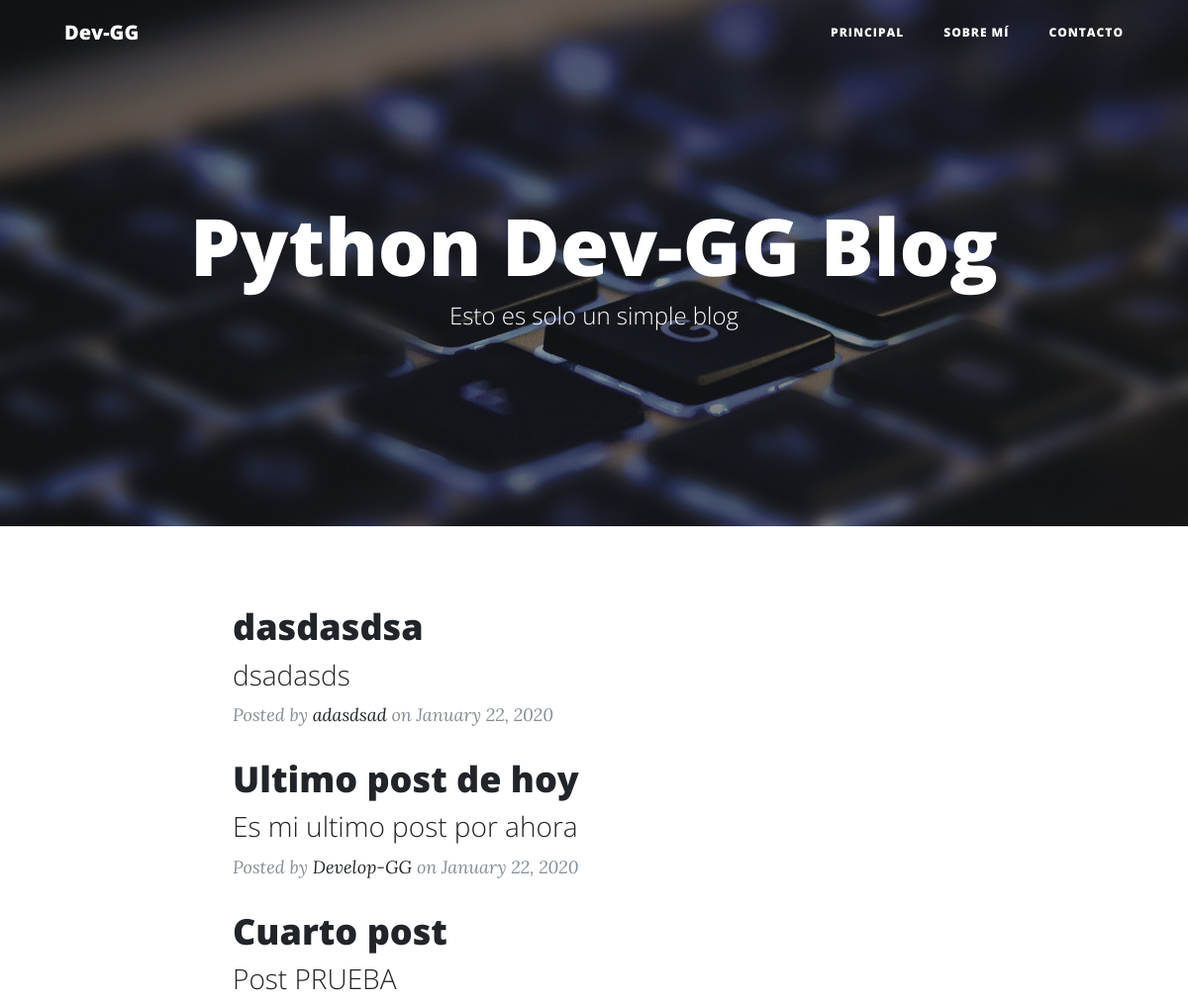
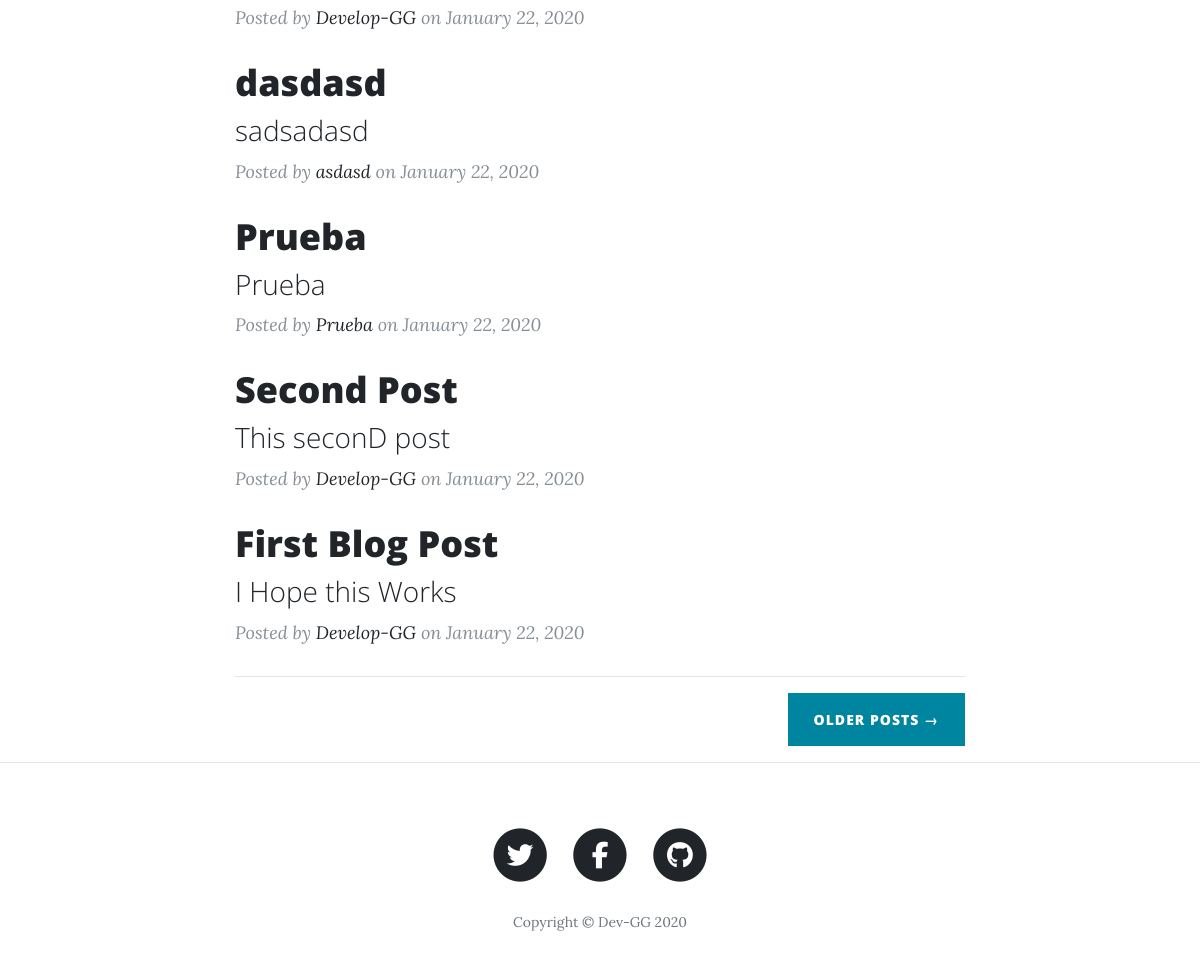
Before: / with the older database file (2 pictures, top to bottom).
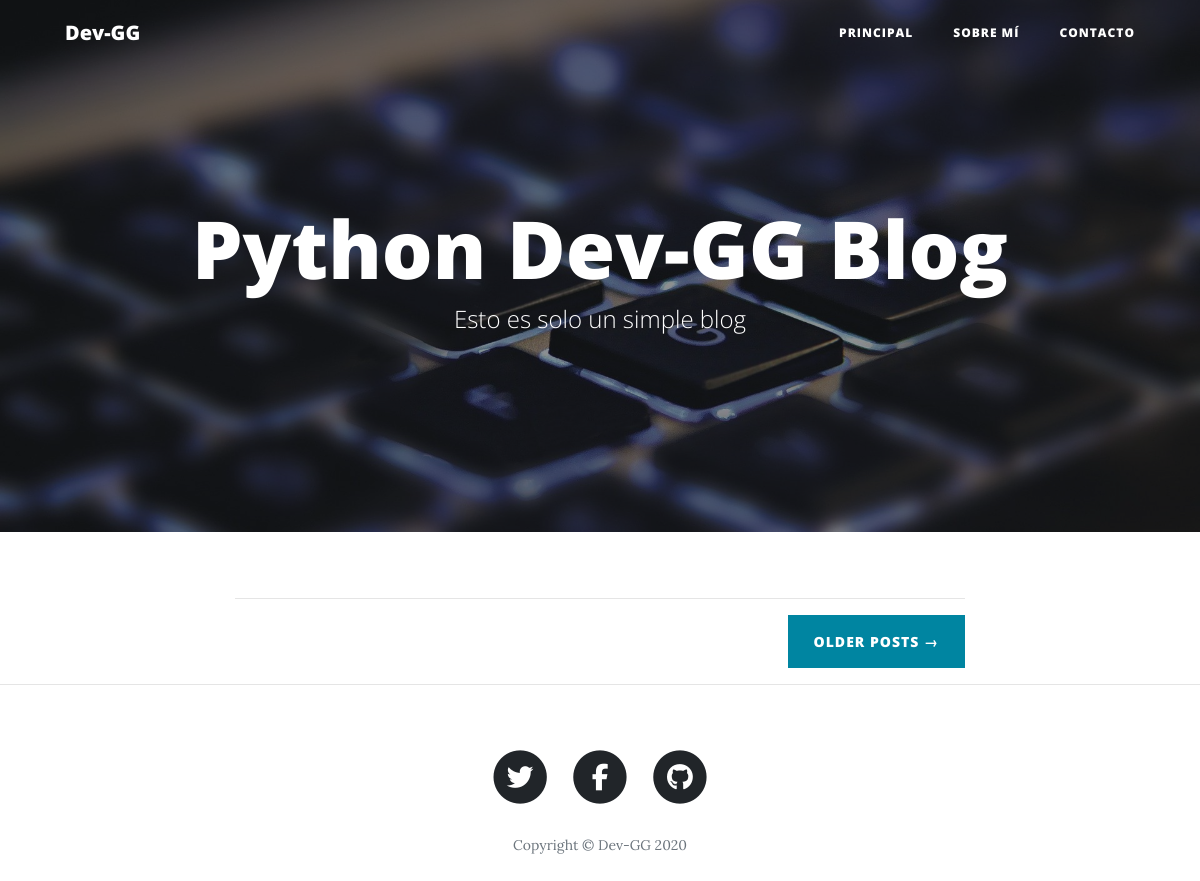
After: the same page with the newer database file.
### app.py (models this page shows)
class Post(db.Model):
    id=db.Column(db.Integer,primary_key=True)
    title=db.Column(db.String(50))
    subtitle=db.Column(db.String(50))
    author=db.Column(db.String(20))
    date_posted=db.Column(db.DateTime)
    content=db.Column(db.Text)

### app.py (the view)
@app.route("/")
def index():
    posts=Post.query.order_by(Post.date_posted.desc()).all()
    return render_template('index.html' , posts=posts)

### templates/index.html (shortened to what this page needs)
<!DOCTYPE html>
<html lang="en">
<head>
  <link href="{{url_for('static', filename='boot.css')}}" rel="stylesheet">
  <link href="{{url_for('static', filename='fonta.css')}}" rel="stylesheet" type="text/css">
  <link href="{{ url_for('static',filename='clean-blog.min.css') }}" rel="stylesheet">
</head>
<body>
  <nav class="navbar navbar-expand-lg navbar-light fixed-top" id="mainNav">
    <div class="container">
      <a class="navbar-brand" href="{{url_for('index')}}">Dev-GG</a>
      <div class="collapse navbar-collapse" id="navbarResponsive">
        <ul class="navbar-nav ml-auto">
          <li class="nav-item">
            <a class="nav-link" href="{{url_for('index')}}">Principal</a>
          </li>
          <li class="nav-item">
            <a class="nav-link" href="{{url_for('about')}}">Sobre mí</a>
          </li>
          <li class="nav-item">
            <a class="nav-link" href="#">Contacto</a>
          </li>
        </ul>
      </div>
    </div>
  </nav>
  <header class="masthead" style="background-image: url('{{url_for('static',filename='home-bg.jpg')}} ')" >
    <div class="overlay"></div>
    <div class="container">
      <div class="row">
        <div class="col-lg-10 col-md-10 mx-auto">
          <div class="site-heading">
            <h1>Python Dev-GG Blog</h1>
            <span class="subheading">Esto es solo un simple blog</span>
          </div>
        </div>
      </div>
    </div>
  </header>
  <div class="container">
    <div class="row">
      <div class="col-lg-8 col-md-10 mx-auto">
        {% for post in posts %}
        <div class="post-preview">
          <a href="{{url_for('post',post_id=post.id)}}">
            <h2 class="post-title">
              {{post.title}}
            </h2>
            <h3 class="post-subtitle">
              {{post.subtitle}}
            </h3>
          </a>
          <p class="post-meta">Posted by
            <a href="#">{{post.author}}</a>
            on {{post.date_posted.strftime('%B %d, %Y')}}</p>
        </div>
        {%endfor%}
        <hr>
        <div class="clearfix">
          <a class="btn btn-primary float-right" href="#">Older Posts &rarr;</a>
        </div>
      </div>
    </div>
  </div>
  <hr>
  <footer>
    <div class="container">
      <div class="row">
        <div class="col-lg-8 col-md-10 mx-auto">
          <ul class="list-inline text-center">
            <li class="list-inline-item">
              <a href="#">
                <span class="fa-stack fa-lg">
                  <i class="fas fa-circle fa-stack-2x"></i>
                  <i class="fab fa-twitter fa-stack-1x fa-inverse"></i>
                </span>
              </a>
            </li>
            <li class="list-inline-item">
              <a href="#">
                <span class="fa-stack fa-lg">
                  <i class="fas fa-circle fa-stack-2x"></i>
                  <i class="fab fa-facebook-f fa-stack-1x fa-inverse"></i>
                </span>
              </a>
            </li>
            <li class="list-inline-item">
              <a href="https://github.com/Developer-GG-python">
                <span class="fa-stack fa-lg">
                  <i class="fas fa-circle fa-stack-2x"></i>
                  <i class="fab fa-github fa-stack-1x fa-inverse"></i>
                </span>
              </a>
            </li>
          </ul>
          <p class="copyright text-muted">Copyright &copy; Dev-GG 2020</p>
        </div>
      </div>
    </div>
  </footer>
</body>
</html>

Changed rows visible on the page:
removed Post: title "dasdasdsa", subtitle "dsadasds", author "adasdsad", date_posted "January 22, 2020"
removed Post: title "Ultimo post de hoy", subtitle "Es mi ultimo post por ahora", author "Develop-GG", date_posted "January 22, 2020"
removed Post: title "Cuarto post", subtitle "Post PRUEBA", author "Develop-GG", date_posted "January 22, 2020"
removed Post: title "dasdasd", subtitle "sadsadasd", author "asdasd", date_posted "January 22, 2020"
removed Post: title "Prueba", subtitle "Prueba", author "Prueba", date_posted "January 22, 2020"
removed Post: title "Second Post", subtitle "This seconD post", author "Develop-GG", date_posted "January 22, 2020"
removed Post: title "First Blog Post", subtitle "I Hope this Works", author "Develop-GG", date_posted "January 22, 2020"
